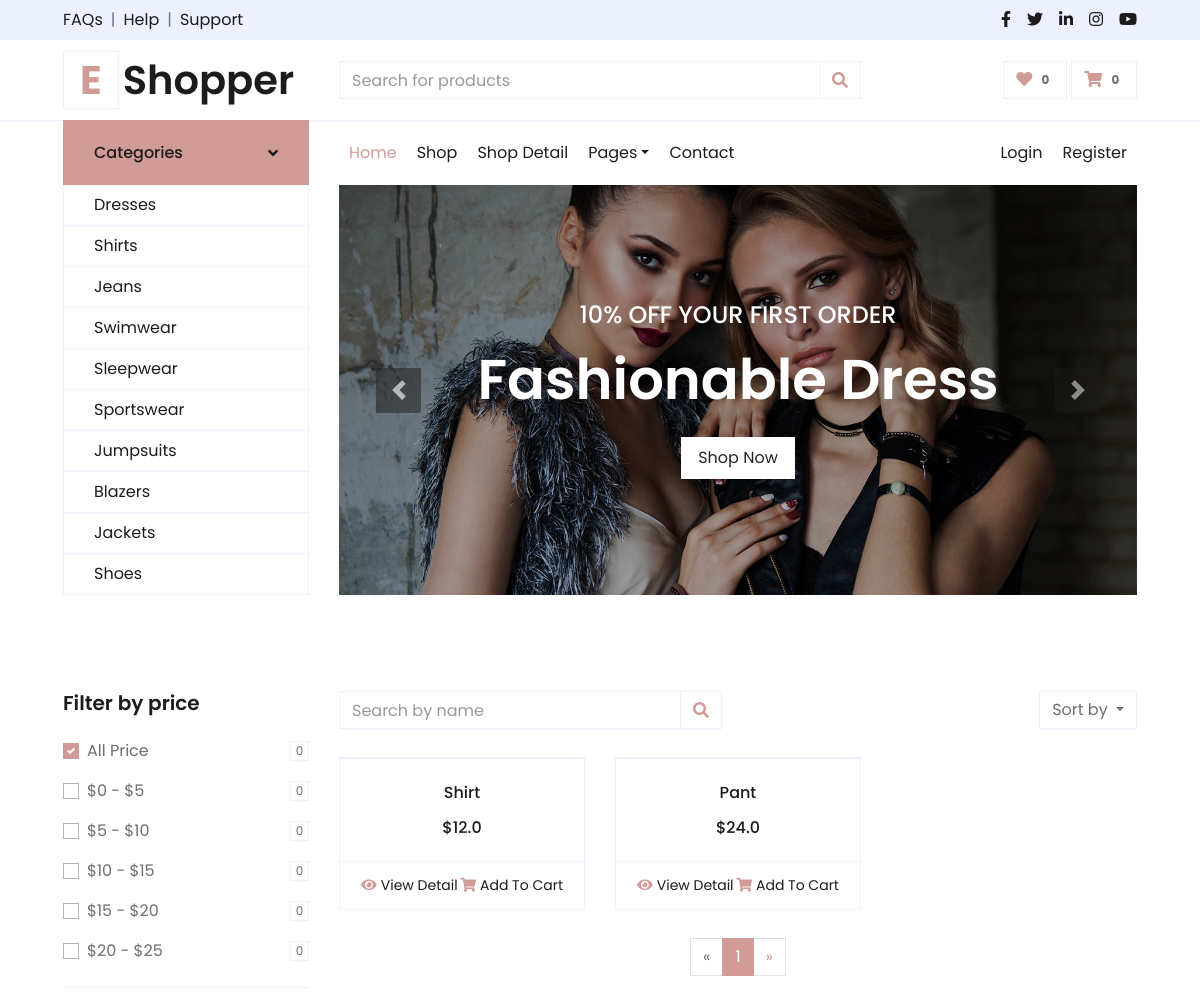
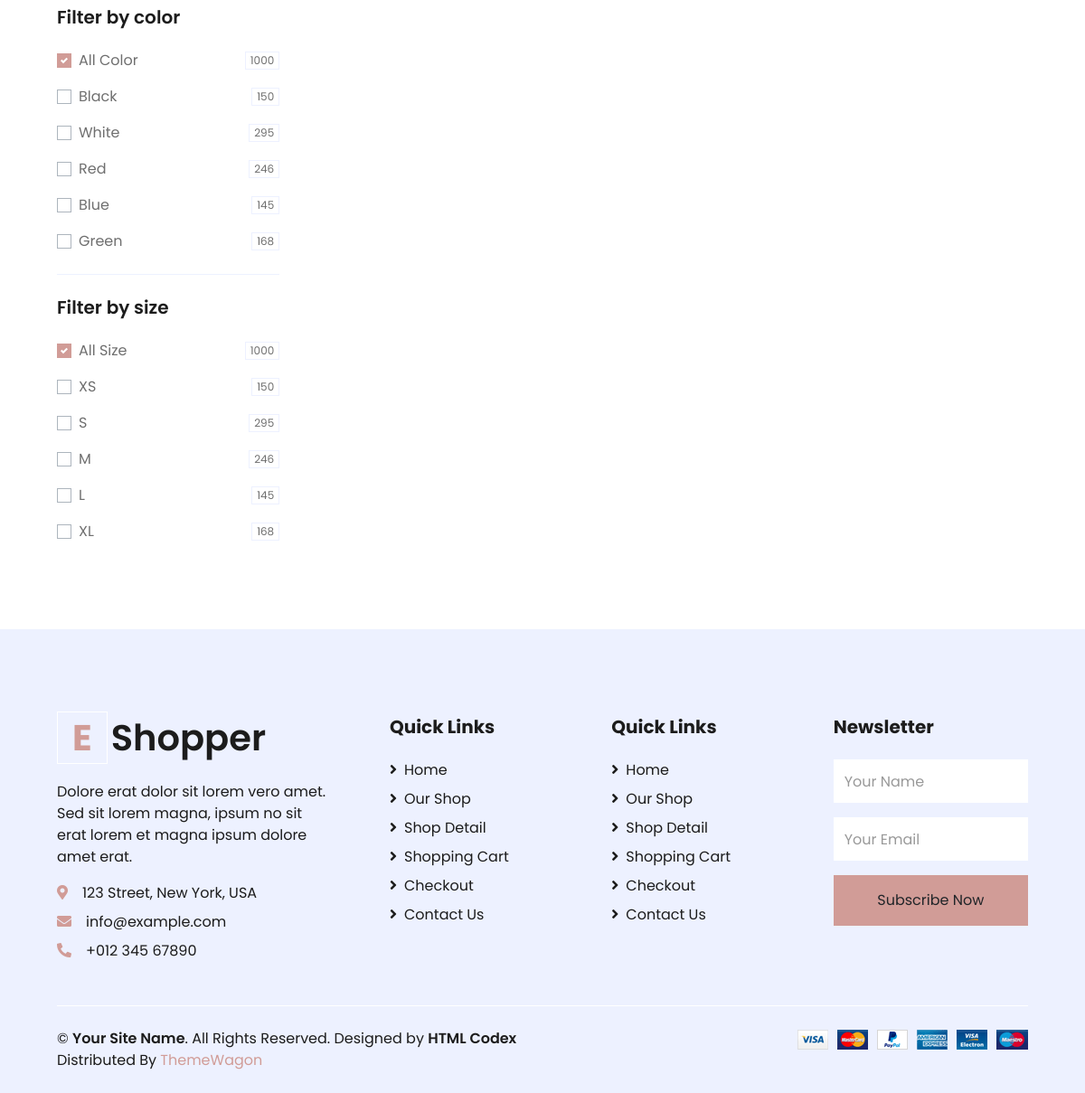
The app's page /shop/ with its own data (2 pictures, top to bottom).
### product/models.py (models this page shows, shortened)
class Product(models.Model):
    PRODUCT_CATEGORY = (
        ("dress", "dress"),
        ("bag", "bag"),
        ("shirt", "shirt"),
        ("cloth", "cloth"),
        ("jacket", "jacket"),
    )
    name = models.CharField(max_length=500)
    description = models.TextField()
    price = models.FloatField()
    slug = models.SlugField(unique=True)
    tags = models.ManyToManyField("Tag")
    category = models.CharField(max_length=100, choices=PRODUCT_CATEGORY)
    image = models.ImageField(upload_to="products", null=True, blank=True)
    timestamp = models.DateTimeField(auto_now_add=True)
    last_updated = models.DateTimeField(auto_now=True)

### product/views.py (the view, shortened to what this page needs)
# urls.py: path("shop/", views.ShopPage.as_view(), name="shop"),
class ShopPage(ListView):
    template_name = "product/shop.html"
    context_object_name = "products"
    paginate_by = 2
    def get_products(self):
        starting_price = self.request.GET.get("strtp")
        end_price = self.request.GET.get("endp")
        if starting_price and end_price:
            return self.filter_qs_by_price(starting_price, end_price)
        qs = Product.objects.all()
        return qs
    def get_queryset(self):
        products = self.get_products()
        return products
    def get_context_data(self, **kwargs):
        context = super().get_context_data(**kwargs)
        return context

### Templates/product/shop.html (shortened to what this page needs)
{% extends "Components/base.html" %}
{% block content %}
    <div class="container-fluid pt-5">
        <div class="row px-xl-5">
            <div class="col-lg-3 col-md-12">
                <div class="border-bottom mb-4 pb-4">
                    <h5 class="font-weight-semi-bold mb-4">Filter by price</h5>
                    <form>
                        <div class="custom-control custom-checkbox d-flex align-items-center justify-content-between mb-3">
                            <label class="custom-control-label" for="price-all">All Price</label>
                            <span class="badge border font-weight-normal">0</span>
                        </div>
                        <div class="custom-control custom-checkbox d-flex align-items-center justify-content-between mb-3">
                            <label class="custom-control-label" for="price-1">$0 - $5</label>
                            <span class="badge border font-weight-normal">0</span>
                        </div>
                        <div class="custom-control custom-checkbox d-flex align-items-center justify-content-between mb-3">
                            <label class="custom-control-label" for="price-2">$5 - $10</label>
                            <span class="badge border font-weight-normal">0</span>
                        </div>
                        <div class="custom-control custom-checkbox d-flex align-items-center justify-content-between mb-3">
                            <label class="custom-control-label" for="price-3">$10 - $15</label>
                            <span class="badge border font-weight-normal">0</span>
                        </div>
                        <div class="custom-control custom-checkbox d-flex align-items-center justify-content-between mb-3">
                            <label class="custom-control-label" for="price-4">$15 - $20</label>
                            <span class="badge border font-weight-normal">0</span>
                        </div>
                        <div class="custom-control custom-checkbox d-flex align-items-center justify-content-between">
                            <label class="custom-control-label" for="price-5">$20 - $25</label>
                            <span class="badge border font-weight-normal">0</span>
                        </div>
                    </form>
                </div>
                <div class="border-bottom mb-4 pb-4">
                    <h5 class="font-weight-semi-bold mb-4">Filter by color</h5>
                    <form>
                        <div class="custom-control custom-checkbox d-flex align-items-center justify-content-between mb-3">
                            <label class="custom-control-label" for="price-all">All Color</label>
                            <span class="badge border font-weight-normal">1000</span>
                        </div>
                        <div class="custom-control custom-checkbox d-flex align-items-center justify-content-between mb-3">
                            <label class="custom-control-label" for="color-1">Black</label>
                            <span class="badge border font-weight-normal">150</span>
                        </div>
                        <div class="custom-control custom-checkbox d-flex align-items-center justify-content-between mb-3">
                            <label class="custom-control-label" for="color-2">White</label>
                            <span class="badge border font-weight-normal">295</span>
                        </div>
                        <div class="custom-control custom-checkbox d-flex align-items-center justify-content-between mb-3">
                            <label class="custom-control-label" for="color-3">Red</label>
                            <span class="badge border font-weight-normal">246</span>
                        </div>
                        <div class="custom-control custom-checkbox d-flex align-items-center justify-content-between mb-3">
                            <label class="custom-control-label" for="color-4">Blue</label>
                            <span class="badge border font-weight-normal">145</span>
                        </div>
                        <div class="custom-control custom-checkbox d-flex align-items-center justify-content-between">
                            <label class="custom-control-label" for="color-5">Green</label>
                            <span class="badge border font-weight-normal">168</span>
                        </div>
                    </form>
                </div>
                <div class="mb-5">
                    <h5 class="font-weight-semi-bold mb-4">Filter by size</h5>
                    <form>
                        <div class="custom-control custom-checkbox d-flex align-items-center justify-content-between mb-3">
                            <label class="custom-control-label" for="size-all">All Size</label>
                            <span class="badge border font-weight-normal">1000</span>
                        </div>
                        <div class="custom-control custom-checkbox d-flex align-items-center justify-content-between mb-3">
                            <label class="custom-control-label" for="size-1">XS</label>
                            <span class="badge border font-weight-normal">150</span>
                        </div>
                        <div class="custom-control custom-checkbox d-flex align-items-center justify-content-between mb-3">
                            <label class="custom-control-label" for="size-2">S</label>
                            <span class="badge border font-weight-normal">295</span>
                        </div>
                        <div class="custom-control custom-checkbox d-flex align-items-center justify-content-between mb-3">
                            <label class="custom-control-label" for="size-3">M</label>
                            <span class="badge border font-weight-normal">246</span>
                        </div>
                        <div class="custom-control custom-checkbox d-flex align-items-center justify-content-between mb-3">
                            <label class="custom-control-label" for="size-4">L</label>
                            <span class="badge border font-weight-normal">145</span>
                        </div>
                        <div class="custom-control custom-checkbox d-flex align-items-center justify-content-between">
                            <label class="custom-control-label" for="size-5">XL</label>
                            <span class="badge border font-weight-normal">168</span>
                        </div>
                    </form>
                </div>
            </div>
            <div class="col-lg-9 col-md-12">
                <div class="row pb-3">
                    <div class="col-12 pb-1">
                        <div class="d-flex align-items-center justify-content-between mb-4">
                            <form action="">
                                <div class="input-group">
                                    <input type="text" class="form-control" placeholder="Search by name">
                                    <div class="input-group-append">
                                        <span class="input-group-text bg-transparent text-primary">
                                            <i class="fa fa-search"></i>
                                        </span>
                                    </div>
                                </div>
                            </form>
                            <div class="dropdown ml-4">
                                <button class="btn border dropdown-toggle" type="button" id="triggerId" data-toggle="dropdown" aria-haspopup="true"
                                        aria-expanded="false">
                                            Sort by
                                        </button>
                            </div>
                        </div>
                    </div>
                    {% for product in products %}
                    <div class="col-lg-4 col-md-6 col-sm-12 pb-1">
                        <div class="card product-item border-0 mb-4">
                            <div class="card-header product-img position-relative overflow-hidden bg-transparent border p-0">
                            </div>
                            <div class="card-body border-left border-right text-center p-0 pt-4 pb-3">
                                <h6 class="text-truncate mb-3">{{ product.name }}</h6>
                                <div class="d-flex justify-content-center">
                                    <h6>${{ product.price }}</h6>
                                </div>
                            </div>
                            <div class="card-footer d-flex justify-content-between bg-light border">
                                <a href="{% url 'product_detail' product_slug=product.slug %}" class="btn btn-sm text-dark p-0"><i class="fas fa-eye text-primary mr-1"></i>View Detail</a>
                                <a href="" class="btn btn-sm text-dark p-0"><i class="fas fa-shopping-cart text-primary mr-1"></i>Add To Cart</a>
                            </div>
                        </div>
                    </div>
                    {% endfor %}
                    {% if is_paginated %}
                        <div class="col-12 pb-1">
                            <nav aria-label="Page navigation">
                            <ul class="pagination justify-content-center mb-3">
                                {% if page_obj.has_previous %}
                                    <li class="page-item">
                                    <a class="page-link"
                                    href="?page={{ page_obj.previous_page_number }}"
                                {% else %}
                                    <li class="page-item disabled">
                                    <a class="page-link"
                                href="#"
                                {% endif %}
                                aria-label="Previous">
                                <span aria-hidden="true">&laquo;</span>
                                </a>
                                </li>
                                <li class="page-item active">
                                    <a class="page-link" href="#">{{ page_obj.number }}</a>
                                </li>
                                {% if page_obj.has_next %}
                                    <li class="page-item">
                                    <a class="page-link" href="?page={{ page_obj.next_page_number }}" aria-label="Next">
                                {% else %}
                                    <li class="page-item disabled">
                                    <a class="page-link" href="#" aria-label="Next">
                                {% endif %}
                                    <span aria-hidden="true">&raquo;</span>
                                </a>
                                </li>
                            </ul>
                            </nav>
                        </div>
                    {% endif %}
                </div>
            </div>
        </div>
    </div>
{% endblock content %}

### records on screen
Product: name "Shirt", price "12.0"
Product: name "Pant", price "24.0"

### other values on screen
{{ page_obj.number }} "1"
